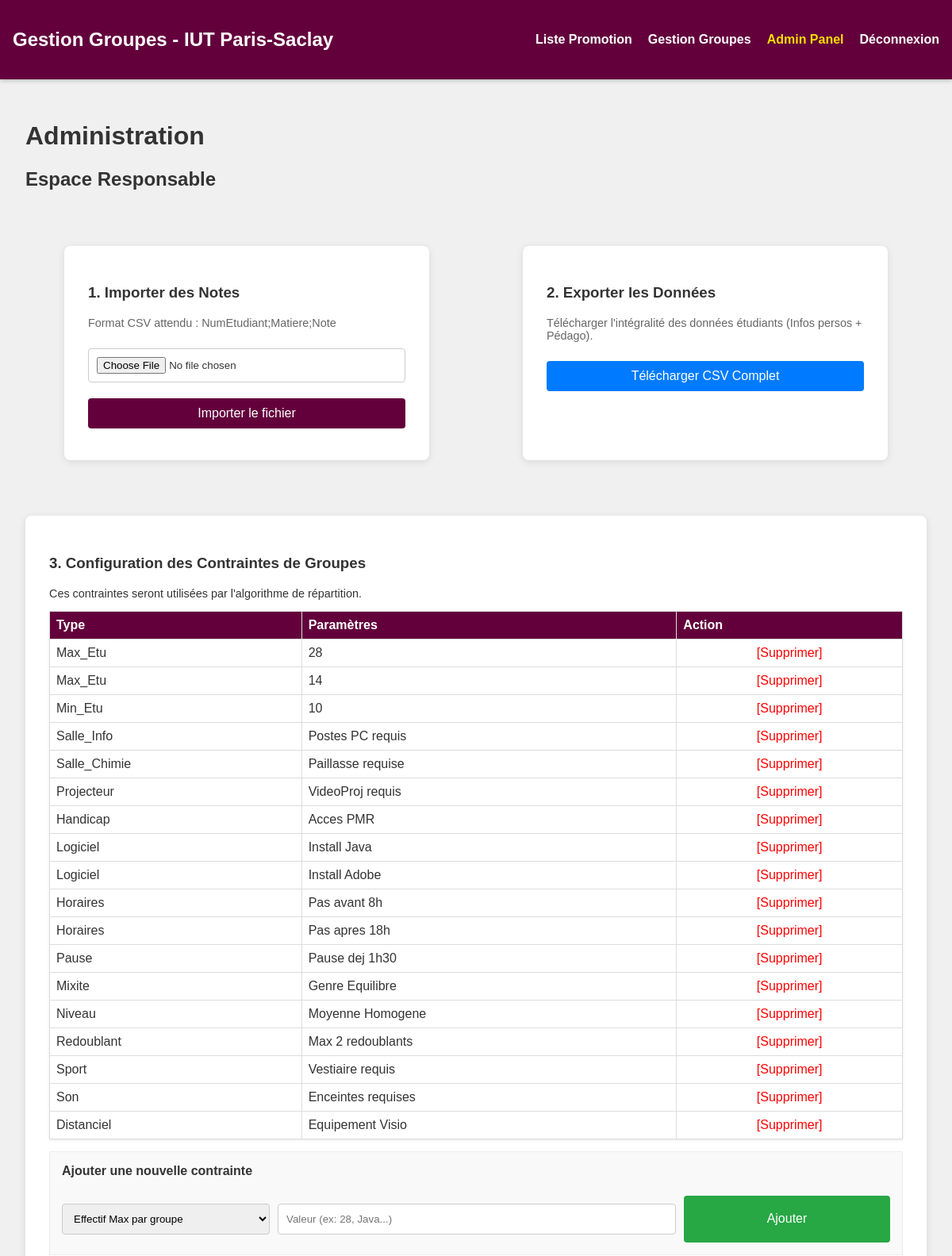
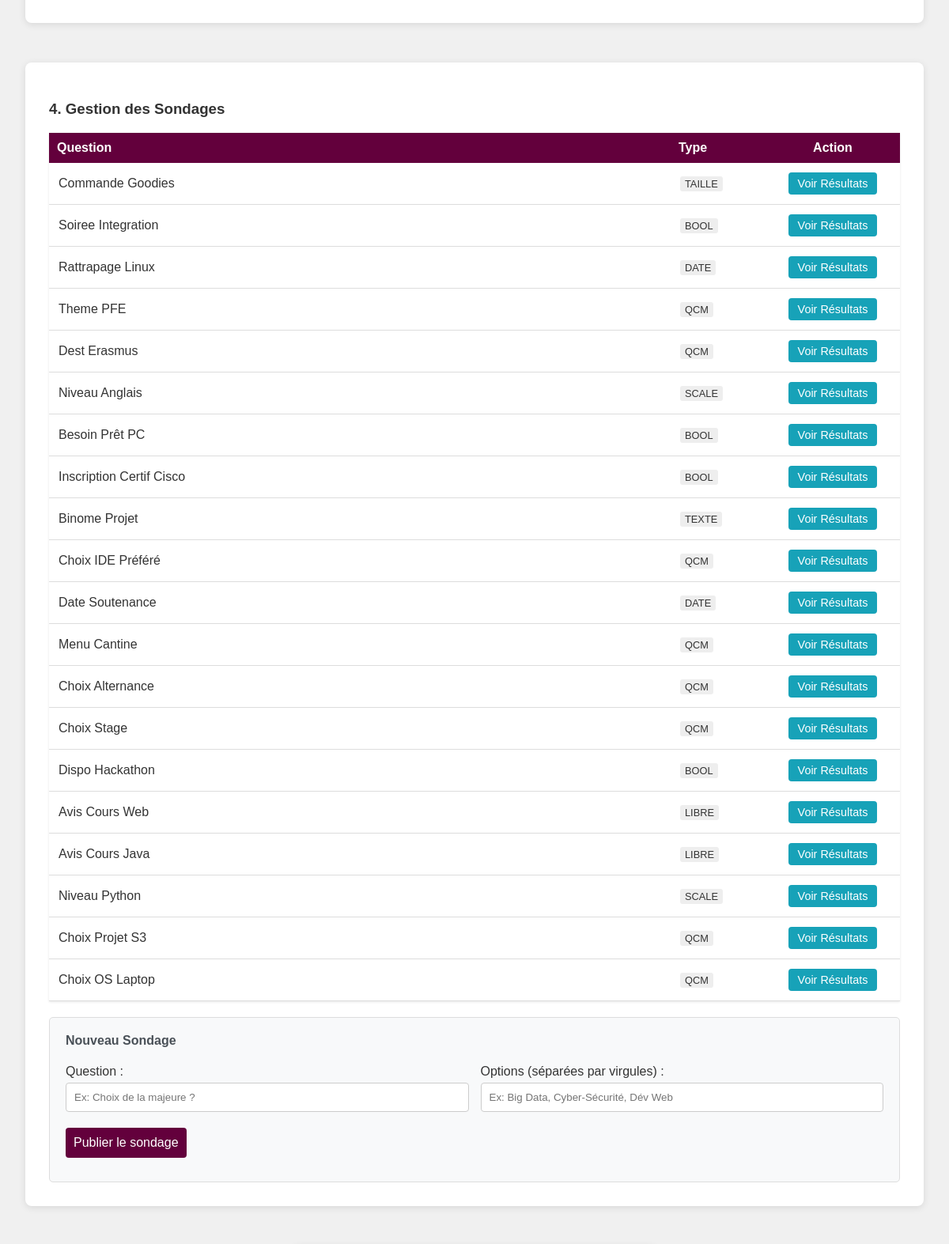
Screenshot of /Web2/index.php?controleur=controleurResponsable&action=panel (signed in, upper part) with the database file from the repository (2 pictures, top to bottom).
### tables this page shows
CREATE TABLE Contrainte(
   id_contrainte INT,
   type_contrainte VARCHAR(128),
   parametres_contrainte VARCHAR(1024),
   PRIMARY KEY(id_contrainte)
);

CREATE TABLE Sondage(
   id_sondage INT,
   critere_sondage VARCHAR(255),
   type_sondage VARCHAR(64),
   id_responsable INT NOT NULL,
   PRIMARY KEY(id_sondage),
   FOREIGN KEY(id_responsable) REFERENCES Responsable(id_responsable)
);

### Web2/controleur/controleurResponsable.php (called while the page is built, shortened)
<?php
require_once("modele/responsable.php");
class ControleurResponsable extends Controleur {
public static function panel() {
        $lesContraintes = Responsable::getContraintes();
        require_once("modele/sondageEtudiant.php");
        $modeleSondage = new SondageEtudiant();
        $lesSondages = $modeleSondage->getSondages();
        require("vue/debut.php");
        require("vue/responsable/panel.php");
        require("vue/fin.php");
    }
}
?>

### Web2/index.php (called while the page is built, shortened)
<?php
$tableauControleurs = ["controleurUtilisateur", "controleurEtudiant", "controleurGroupe", "controleurResponsable", "controleurPublic"];
$actionParDefaut = [
    "controleurUtilisateur" => "afficherFormulaireConnexion",
    "controleurEtudiant" => "lireEtudiants",
    "controleurGroupe" => "lireGroupes",
    "controleurResponsable" => "panel",
    "controleurPublic" => "consulterGroupes"
];
$controleur = "controleurUtilisateur";
if(isset($_GET["controleur"]) && in_array($_GET["controleur"], $tableauControleurs)) {
    $controleur = $_GET["controleur"];
}
if(isset($_GET["action"]) && in_array($_GET["action"], get_class_methods($controleur))) {
    $action = $_GET["action"];
} else {
    $action = $actionParDefaut[$controleur] ?? "afficherFormulaireConnexion";
}
$controleur::$action();
?>

### Web2/modele/responsable.php (called while the page is built, shortened)
<?php
class Responsable {
    public static function getContraintes() {
        $db = Connexion::pdo();
        return $db->query("SELECT * FROM Contrainte")->fetchAll(PDO::FETCH_ASSOC);
    }
}
?>

### Web2/modele/sondageEtudiant.php (called while the page is built, shortened)
<?php
class SondageEtudiant {
    public function getSondages() {
        $db = Connexion::pdo();
        $req = "SELECT * FROM Sondage ORDER BY id_sondage DESC";
        $sondages = $db->query($req)->fetchAll(PDO::FETCH_ASSOC);
        foreach ($sondages as &$s) {
            $stmt = $db->prepare("SELECT * FROM OptionSondage WHERE id_sondage = ?");
            $stmt->execute([$s['id_sondage']]);
            $s['options'] = $stmt->fetchAll(PDO::FETCH_ASSOC);
        }
        return $sondages;
    }
}
?>

### Web2/vue/responsable/panel.php (the view, shortened to what this page needs)
<h2>Espace Responsable</h2>
<div style="display: flex; flex-wrap: wrap; gap: 20px;">
    <div class="form-container" style="flex: 1; min-width: 300px;">
        <h3>1. Importer des Notes</h3>
        <p style="font-size:0.9em; color:#666;">Format CSV attendu : NumEtudiant;Matiere;Note</p>
        <form action="index.php?controleur=controleurResponsable&action=traiterImport" method="post" enctype="multipart/form-data">
            <input type="file" name="csv" required>
            <button type="submit">Importer le fichier</button>
        </form>
    </div>
    <div class="form-container" style="flex: 1; min-width: 300px;">
        <h3>2. Exporter les Données</h3>
        <p style="font-size:0.9em; color:#666;">Télécharger l'intégralité des données étudiants (Infos persos + Pédago).</p>
        <a href="index.php?controleur=controleurResponsable&action=exportCsv">
            <button style="background-color:#007bff;">Télécharger CSV Complet</button>
        </a>
    </div>
</div>
<div class="form-container" style="max-width: 100%; margin-top: 20px;">
    <h3>3. Configuration des Contraintes de Groupes</h3>
    <p style="font-size:0.9em;">Ces contraintes seront utilisées par l'algorithme de répartition.</p>
    <table style="width:100%; margin-bottom:15px; border-collapse: collapse;">
        <tr style="background:#eee;">
            <th style="padding:8px; border:1px solid #ddd;">Type</th>
            <th style="padding:8px; border:1px solid #ddd;">Paramètres</th>
            <th style="padding:8px; border:1px solid #ddd;">Action</th>
        </tr>
        <?php if(!empty($lesContraintes)): ?>
            <?php foreach($lesContraintes as $c): ?>
            <tr>
                <td style="padding:8px; border:1px solid #ddd;"><?= htmlspecialchars($c['type_contrainte']) ?></td>
                <td style="padding:8px; border:1px solid #ddd;"><?= htmlspecialchars($c['parametres_contrainte']) ?></td>
                <td style="padding:8px; border:1px solid #ddd; text-align:center;">
                    <a href="index.php?controleur=controleurResponsable&action=supprimerContrainte&id=<?= $c['id_contrainte'] ?>"
                       style="color:red; text-decoration:none;">[Supprimer]</a>
                </td>
            </tr>
            <?php endforeach; ?>
        <?php else: ?>
            <tr><td colspan="3" style="padding:8px; text-align:center;">Aucune contrainte définie.</td></tr>
        <?php endif; ?>
    </table>
    <form action="index.php?controleur=controleurResponsable&action=ajouterContrainte" method="post" style="background:#f9f9f9; padding:15px; border:1px solid #eee;">
        <h4 style="margin-top:0;">Ajouter une nouvelle contrainte</h4>
        <div style="display:flex; gap:10px;">
            <select name="type" style="flex:1;">
                <option value="Max_Etu">Effectif Max par groupe</option>
            </select>
            <input type="text" name="param" placeholder="Valeur (ex: 28, Java...)" required style="flex:2;">
            <button type="submit" style="flex:1; background-color: #28a745; margin:0;">Ajouter</button>
        </div>
    </form>
</div>
<div class="form-container" style="max-width: 100%;">
    <h3>4. Gestion des Sondages</h3>
    <?php if(!empty($lesSondages)): ?>
        <table style="width:100%; margin-bottom:20px;">
            <thead>
                <tr style="background:#e9ecef;">
                    <th style="padding:10px;">Question</th>
                    <th style="padding:10px; width:100px;">Type</th>
                    <th style="padding:10px; width:150px; text-align:center;">Action</th>
                </tr>
            </thead>
            <tbody>
                <?php foreach($lesSondages as $s): ?>
                    <tr>
                        <td><?= htmlspecialchars($s['critere_sondage']) ?></td>
                        <td><span style="background:#eee; padding:2px 6px; border-radius:3px; font-size:0.8em;"><?= htmlspecialchars($s['type_sondage']) ?></span></td>
                        <td style="text-align:center;">
                            <a href="index.php?controleur=controleurResponsable&action=voirResultats&id_sondage=<?= $s['id_sondage'] ?>"
                               style="background:#17a2b8; color:white; padding:6px 12px; text-decoration:none; border-radius:4px; font-size:0.9em; display:inline-block;">
                            Voir Résultats
                            </a>
                        </td>
                    </tr>
                <?php endforeach; ?>
            </tbody>
        </table>
    <?php endif; ?>
    <form action="index.php?controleur=controleurResponsable&action=creerSondage" method="post" style="background:#f8f9fa; padding:20px; border:1px solid #ddd; border-radius:5px;">
        <h4 style="margin-top:0; color:#495057;">Nouveau Sondage</h4>
        <div style="display:flex; flex-wrap:wrap; gap:15px;">
            <div style="flex:1; min-width:250px;">
                <label>Question :</label>
                <input type="text" name="titre" required placeholder="Ex: Choix de la majeure ?" style="margin-top:5px;">
            </div>
            <div style="flex:1; min-width:250px;">
                <label>Options (séparées par virgules) :</label>
                <input type="text" name="options" placeholder="Ex: Big Data, Cyber-Sécurité, Dév Web" style="margin-top:5px;">
            </div>
        </div>
        <button type="submit" style="margin-top:10px; width:auto;">Publier le sondage</button>
    </form>
</div>

### Web2/css/style.css (style rules this page uses)
:root { --primary: #63003C; --secondary: #FFFFFF; --background: #F0F0F0; --text: #333333; --success: #4CAF50; --danger: #dc3545; }
body { font-family: 'Arial', sans-serif; background-color: var(--background); color: var(--text); margin: 0; display: flex; flex-direction: column; min-height: 100vh; }
table { width: 100%; border-collapse: collapse; background: white; margin-bottom: 20px; box-shadow: 0 1px 3px rgba(0,0,0,0.1); }
th { background-color: var(--primary); color: white; padding: 12px; text-align: left; }
td { padding: 12px; border-bottom: 1px solid #ddd; }
.form-container { background: white; padding: 30px; border-radius: 8px; box-shadow: 0 2px 10px rgba(0,0,0,0.1); max-width: 400px; margin: 50px auto; }
input, select, button { width: 100%; padding: 10px; margin: 10px 0; border: 1px solid #ccc; border-radius: 4px; box-sizing: border-box; }
button { background-color: var(--primary); color: white; border: none; cursor: pointer; font-size: 16px; }

### rows the page displays
contrainte: type_contrainte "Max_Etu", parametres_contrainte "28"
contrainte: type_contrainte "Max_Etu", parametres_contrainte "14"
contrainte: type_contrainte "Min_Etu", parametres_contrainte "10"
contrainte: type_contrainte "Salle_Info", parametres_contrainte "Postes PC requis"
contrainte: type_contrainte "Salle_Chimie", parametres_contrainte "Paillasse requise"
contrainte: type_contrainte "Projecteur", parametres_contrainte "VideoProj requis"
contrainte: type_contrainte "Handicap", parametres_contrainte "Acces PMR"
contrainte: type_contrainte "Logiciel", parametres_contrainte "Install Java"
contrainte: type_contrainte "Logiciel", parametres_contrainte "Install Adobe"
contrainte: type_contrainte "Horaires", parametres_contrainte "Pas avant 8h"
contrainte: type_contrainte "Horaires", parametres_contrainte "Pas apres 18h"
contrainte: type_contrainte "Pause", parametres_contrainte "Pause dej 1h30"
contrainte: type_contrainte "Mixite", parametres_contrainte "Genre Equilibre"
contrainte: type_contrainte "Niveau", parametres_contrainte "Moyenne Homogene"
contrainte: type_contrainte "Redoublant", parametres_contrainte "Max 2 redoublants"
contrainte: type_contrainte "Sport", parametres_contrainte "Vestiaire requis"
contrainte: type_contrainte "Son", parametres_contrainte "Enceintes requises"
contrainte: type_contrainte "Distanciel", parametres_contrainte "Equipement Visio"
sondage: critere_sondage "Commande Goodies", type_sondage "TAILLE"
sondage: critere_sondage "Soiree Integration", type_sondage "BOOL"
sondage: critere_sondage "Rattrapage Linux", type_sondage "DATE"
sondage: critere_sondage "Theme PFE", type_sondage "QCM"
sondage: critere_sondage "Dest Erasmus", type_sondage "QCM"
sondage: critere_sondage "Niveau Anglais", type_sondage "SCALE"
sondage: critere_sondage "Besoin Prêt PC", type_sondage "BOOL"
sondage: critere_sondage "Inscription Certif Cisco", type_sondage "BOOL"
sondage: critere_sondage "Binome Projet", type_sondage "TEXTE"
sondage: critere_sondage "Choix IDE Préféré", type_sondage "QCM"
sondage: critere_sondage "Date Soutenance", type_sondage "DATE"
sondage: critere_sondage "Menu Cantine", type_sondage "QCM"
sondage: critere_sondage "Choix Alternance", type_sondage "QCM"
sondage: critere_sondage "Choix Stage", type_sondage "QCM"
sondage: critere_sondage "Dispo Hackathon", type_sondage "BOOL"
sondage: critere_sondage "Avis Cours Web", type_sondage "LIBRE"
sondage: critere_sondage "Avis Cours Java", type_sondage "LIBRE"
sondage: critere_sondage "Niveau Python", type_sondage "SCALE"
sondage: critere_sondage "Choix Projet S3", type_sondage "QCM"
sondage: critere_sondage "Choix OS Laptop", type_sondage "QCM"

### other values shown
$pagetitle "Administration"
